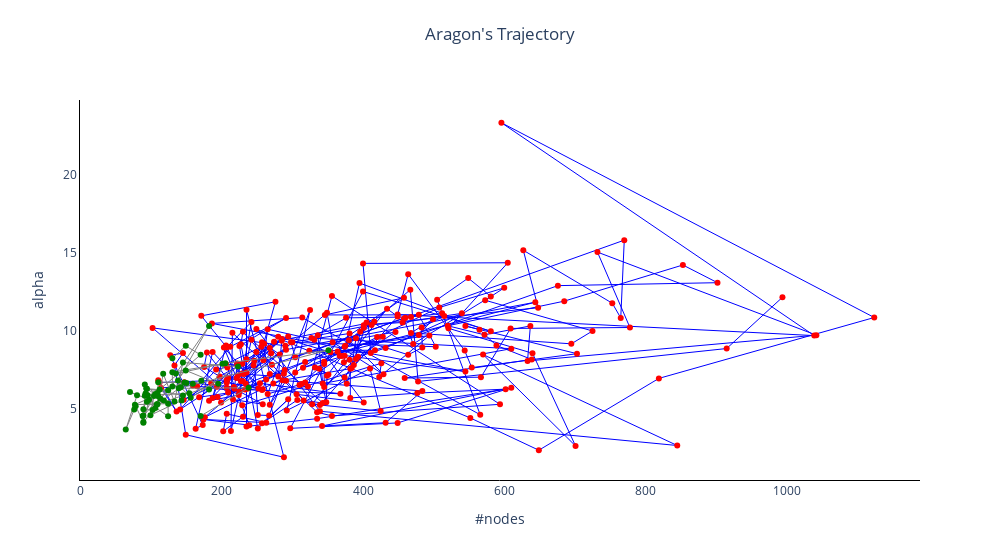

Source (notebook cell):
### Markdown cell above
**Draw diagram to illustrate the trajectory with data points in steady period in green**

### Code cell
fig = go.Figure()

# Add a line trace
fig.add_trace(go.Scatter(x=trainNetwork['#nodes'], y=trainNetwork['alpha'], mode='lines', name='Line',line=dict(width=1,color='blue')))
fig.add_trace(go.Scatter(x=trainNetwork['#nodes'], y=trainNetwork['alpha'], mode='markers', name='Scatter',line=dict(color='red')))
fig.add_trace(go.Scatter(x=testNetwork['#nodes'], y=testNetwork['alpha'], mode='lines', name='Line',line=dict(width=1,color='grey')))
fig.add_trace(go.Scatter(x=testNetwork['#nodes'], y=testNetwork['alpha'], mode='markers', name='Scatter',line=dict(color='green')))

# Customize the layout
fig.update_layout(
    title=dict(
        text='Aragon\'s Trajectory',  # Set the title here
        x=0.5,  # Center the title horizontally (0.5 means middle)
        y=0.95,  # Adjust the vertical position as needed (0.95 is near the top)
    ),
    xaxis=dict(title='#nodes'),
    yaxis=dict(title='alpha'),
    paper_bgcolor='white',  # Set the background color to white
    plot_bgcolor='white',   # Set the plot area background color to white
    width=1000
    
)

fig.update_xaxes(linecolor='black')
fig.update_yaxes(linecolor='black')
fig.update_traces(showlegend=False)
# Show the plot
fig.show()

### Figure 1 — Plotly figure (JSON) as saved in the notebook; plotly's stock layout.template omitted (floating-point values rounded to 4 significant figures; data arrays with more than 128 entries replaced by an {"elided": "..."} marker saying what was removed)
{"data": [{"line": {"color": "blue", "width": 1}, "mode": "lines", "name": "Line", "showlegend": false, "type": "scatter", "x": {"elided": "289 int values"}, "y": {"elided": "289 float values"}}, {"line": {"color": "red"}, "mode": "markers", "name": "Scatter", "showlegend": false, "type": "scatter", "x": {"elided": "289 int values"}, "y": {"elided": "289 float values"}}, {"line": {"color": "grey", "width": 1}, "mode": "lines", "name": "Line", "showlegend": false, "type": "scatter", "x": [170, 238, 139, 351, 205, 182, 171, 159, 143, 99, 104, 77, 124, 124, 94, 108, 150, 95, 154, 195, 149, 89, 106, 91, 93, 110, 91, 106, 118, 102, 89, 88, 92, 89, 78, 76, 64, 80, 70, 97, 89, 113, 124, 94, 145, 109, 117, 133, 145, 223, 156, 142, 138, 182, 135, 201, 130, 130, 147, 110, 109, 112, 170, 149, 130], "y": [4.574, 6.377, 6.341, 8.782, 7.95, 6.266, 6.82, 6.632, 5.555, 4.624, 5.843, 5.296, 5.36, 4.555, 5.489, 5.316, 6.682, 5.895, 6.021, 6.635, 7.488, 4.604, 5.979, 5.861, 6.337, 5.835, 6.584, 5.077, 5.567, 4.95, 4.996, 4.563, 6.009, 4.179, 5.199, 4.982, 3.704, 5.899, 6.11, 5.615, 4.139, 5.682, 6.211, 6.317, 5.884, 5.326, 7.268, 5.498, 7.993, 7.739, 5.733, 6.411, 6.835, 10.34, 7.286, 7.91, 7.377, 6.463, 6.709, 6.738, 6.04, 6.269, 8.486, 9.059, 8.273]}, {"line": {"color": "green"}, "mode": "markers", "name": "Scatter", "showlegend": false, "type": "scatter", "x": [170, 238, 139, 351, 205, 182, 171, 159, 143, 99, 104, 77, 124, 124, 94, 108, 150, 95, 154, 195, 149, 89, 106, 91, 93, 110, 91, 106, 118, 102, 89, 88, 92, 89, 78, 76, 64, 80, 70, 97, 89, 113, 124, 94, 145, 109, 117, 133, 145, 223, 156, 142, 138, 182, 135, 201, 130, 130, 147, 110, 109, 112, 170, 149, 130], "y": [4.574, 6.377, 6.341, 8.782, 7.95, 6.266, 6.82, 6.632, 5.555, 4.624, 5.843, 5.296, 5.36, 4.555, 5.489, 5.316, 6.682, 5.895, 6.021, 6.635, 7.488, 4.604, 5.979, 5.861, 6.337, 5.835, 6.584, 5.077, 5.567, 4.95, 4.996, 4.563, 6.009, 4.179, 5.199, 4.982, 3.704, 5.899, 6.11, 5.615, 4.139, 5.682, 6.211, 6.317, 5.884, 5.326, 7.268, 5.498, 7.993, 7.739, 5.733, 6.411, 6.835, 10.34, 7.286, 7.91, 7.377, 6.463, 6.709, 6.738, 6.04, 6.269, 8.486, 9.059, 8.273]}], "layout": {"paper_bgcolor": "white", "plot_bgcolor": "white", "title": {"text": "Aragon's Trajectory", "x": 0.5, "y": 0.95}, "width": 1000, "xaxis": {"linecolor": "black", "title": {"text": "#nodes"}}, "yaxis": {"linecolor": "black", "title": {"text": "alpha"}}}}
